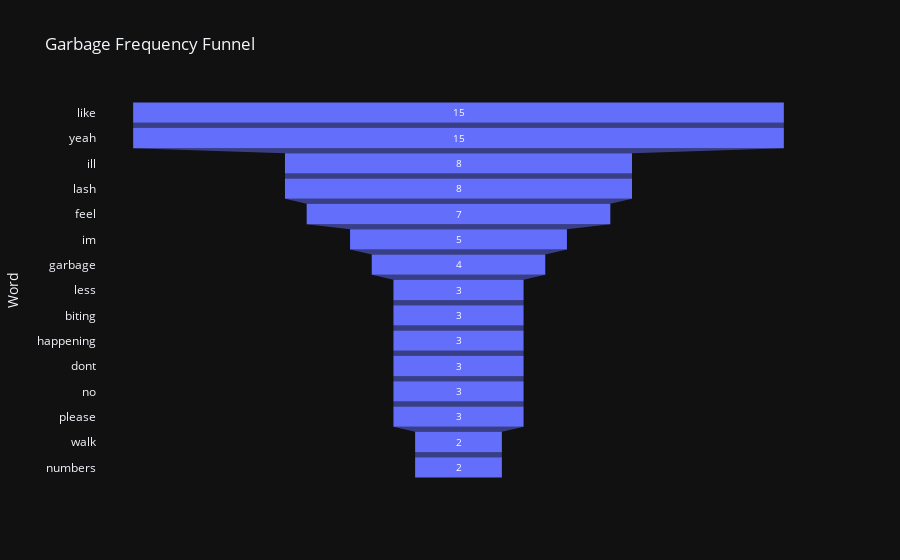

Here is the notebook cell this chart was saved with:
### Markdown cell above
### Garbage Funnel Chart

### Code cell
df_counts = pd.DataFrame(counts.most_common(15), columns=['Word', 'Count'])

fig = px.funnel(df_counts, x='Count', y='Word',
                title='Garbage Frequency Funnel',
                color_discrete_sequence=['#636EFA'])
fig.show()

### Figure 1 — Plotly figure (JSON) as saved in the notebook; plotly's stock layout.template omitted (floating-point values rounded to 4 significant figures)
{"data": [{"hovertemplate": "Count=%{x}<br>Word=%{y}<extra></extra>", "legendgroup": "", "marker": {"color": "#636EFA"}, "name": "", "orientation": "h", "showlegend": false, "x": [15, 15, 8, 8, 7, 5, 4, 3, 3, 3, 3, 3, 3, 2, 2], "xaxis": "x", "y": ["like", "yeah", "ill", "lash", "feel", "im", "garbage", "less", "biting", "happening", "dont", "no", "please", "walk", "numbers"], "yaxis": "y", "type": "funnel"}], "layout": {"xaxis": {"anchor": "y", "domain": [0.0, 1.0], "title": {"text": "Count"}}, "yaxis": {"anchor": "x", "domain": [0.0, 1.0], "title": {"text": "Word"}}, "legend": {"tracegroupgap": 0}, "title": {"text": "Garbage Frequency Funnel"}}}
